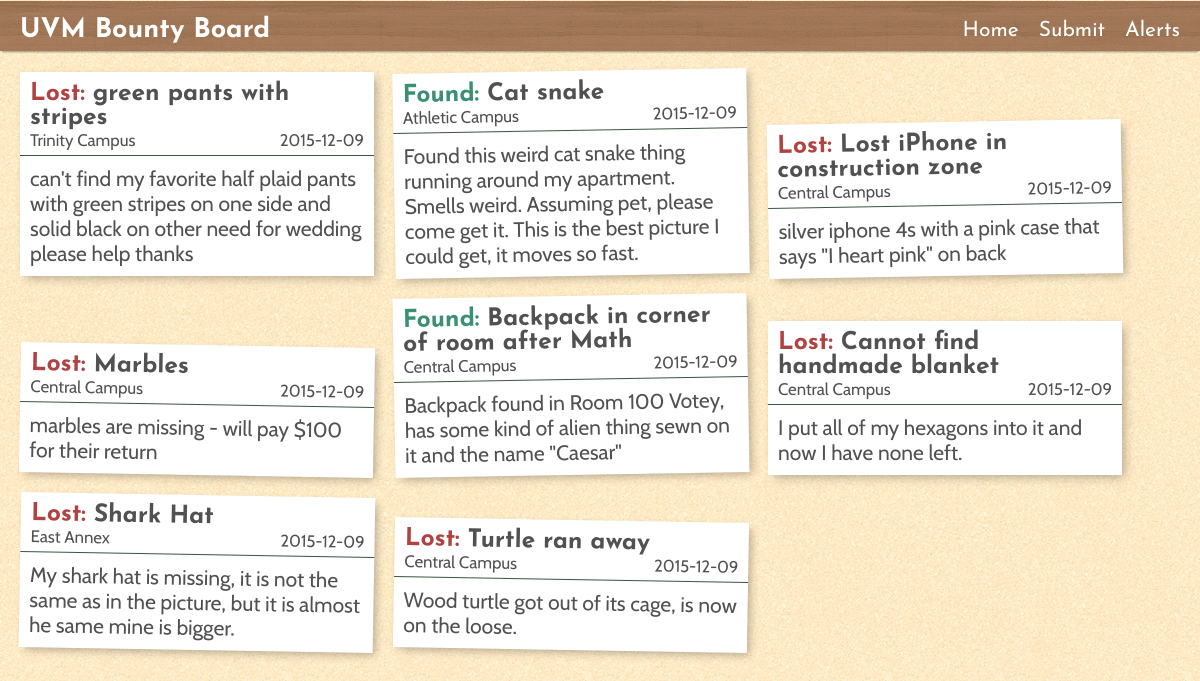
The page / on the database its author committed.
### tables this page shows
CREATE TABLE Items(
	id int NOT NULL AUTO_INCREMENT,
	username varchar(255),
	name varchar(255),
	dateCreated date,
	dateLost date,
	category varchar(255),
	description varchar(255),
	location varchar(255),
	status varchar(7),
	image varchar(255),
	PRIMARY KEY (id),
	FOREIGN KEY (username) REFERENCES Users (username));

### bin/Database.php (called while the page is built, shortened)
<?php
class Database {
    public $db;
    public function __construct($dbUserName, $whichPass, $dbName) {
        $this->db = null;
    }
    private function connect($dbUserName, $whichPass, $dbName) {
        $debugMe = false;
        switch ($whichPass) {
            case "r":
                $dbUserPass = $dbReader;
                break;
            case "w":
                $dbUserPass = $dbWriter;
                break;
        }
        $dsn = 'mysql:host=webdb.uvm.edu;dbname=';
        try {
            if (!$this->db)
                $this->db = new PDO($dsn . $dbName, $dbUserName, $dbUserPass);
            if (!$this->db) {
                if ($debugMe)
                    echo '<p>A You are NOT connected to the database!</p>';
                return 0;
            } else {
                return $this->db;
            }
        } catch (PDOException $e) {
            $error_message = $e->getMessage();
            if ($debugMe)
                echo "<p>A An error occurred while connecting to the database: $error_message </p>";
        }
        return $this->db;
    }
    private function countConditions($query) {
        $andCount = substr_count(strtoupper($query), ' AND ');
        $andCount = $andCount + substr_count(strtoupper($query), ')AND ');
        $andCount = $andCount + substr_count(strtoupper($query), '&&');
        $notCount = substr_count(strtoupper($query), ' NOT ');
        $notCount = $notCount + substr_count(strtoupper($query), ')NOT ');
        $notCount = $notCount + substr_count(strtoupper($query), '!');
        $orCount = substr_count(strtoupper($query), ' OR ');
        $orCount = $orCount + substr_count(strtoupper($query), ')OR ');
        $orCount = $orCount + substr_count(strtoupper($query), '||');
        $xorCount = substr_count(strtoupper($query), ' XOR');
        $conditions = $andCount + $notCount + $orCount + $xorCount;
        return $conditions;
    }
    private function countQuotes($query) {
        $singleCount = substr_count(strtoupper($query), "'");
        $doubleCount = substr_count(strtoupper($query), '"');
        $singleEntityCount = substr_count(strtoupper($query), "#39");
        $doubleEntityCount = substr_count(strtoupper($query), "#34");
        $HTMLentityCount = substr_count(strtoupper($query), "&QUOT");
        $quoteCount = $singleCount + $doubleCount + $singleEntityCount + $doubleEntityCount + $HTMLentityCount;
        return $quoteCount;
    }
    private function countSymbols($query) {
        $ltCount = substr_count(strtoupper($query), '<');
        $gtCount = substr_count(strtoupper($query), '>');
        $symbolCount = $ltCount + $gtCount;
        return $symbolCount;
    }
    private function countWhere($query) {
        $whereCount = substr_count(strtoupper($query), ' WHERE ');
        return $whereCount;
    }
    function sanitizeQuery($query, $spacesAllowed = false, $semiColonAllowed = false) {
        $replaceValue = "Q";
        if (!$semiColonAllowed) {
            $query = str_replace(';', $replaceValue, $query);
        }
        $query = htmlentities($query, ENT_QUOTES);
        $query = str_replace('%20', $replaceValue, $query);
        return $query;
    }
    public function select($query, $values = "", $wheres = 1, $conditions = 0, $quotes = 0, $symbols = 0, $spacesAllowed = false, $semiColonAllowed = false, $fetchStyleAssoc = false) {
        if ($quotes == 0 AND $symbols == 0) {
            $query = $this->sanitizeQuery($query, $spacesAllowed, $semiColonAllowed);
        }
        $statement = $this->db->prepare($query);
        if (is_array($values)) {
            $statement->execute($values);
        } else {
            $statement->execute();
        }
	if ($fetchStyleAssoc)
	    $recordSet = $statement->fetchAll(PDO::FETCH_ASSOC);
	else
	    $recordSet = $statement->fetchAll();
        return $recordSet;
    }
}
?>

### parts/grunt_work.php (called while the page is built)
<?php
	$query = rtrim($query,';');
	$counts = countify($query);
	if(isset($data) and is_array($data)){
		$results = $thisDatabaseReader->select($query, $data, $counts['where'], $counts['condition'], $counts['quote'], $counts['symbol'], false, false, true);
	}else
		$results = $thisDatabaseReader->select($query, "", $counts['where'], $counts['condition'], $counts['quote'], $counts['symbol'], false, false, true);
?>

### bin/countCode.php (called while the page is built)
<?php
function countify($code){
		$code = strtoupper($code);
		$counts = array('where'=>0,'condition'=>0,'quote'=>0,'symbol'=>0);
		$counts['where'] = substr_count($code,'WHERE');
		$conditions = array(' AND ', ' OR ', ' XOR ', ' NOT ', ' && ', ' || ', ' ! ');
		$counts['condition'] = 0;
		foreach($conditions as $condition){$counts['condition'] += substr_count($code,$condition);}
		$quotes = array('"', "'", '#34', '#39', '&QUOT');
		$counts['quote'] = 0;
		foreach($quotes as $quote){$counts['quote'] += substr_count($code,$quote);}
		$counts['symbol'] = substr_count($code,'<') +  substr_count($code,'>');
		return $counts;
}
?>

### index.php (the view, shortened to what this page needs)
<?php include('parts/head.php'); ?>
<body>
<?php require_once('parts/header.php'); ?>
<main>
<?php
	$whitelisted = true;
	$query = 'SELECT * from Items WHERE status<>"closed"';
	if ($whitelisted):
	include('parts/grunt_work.php');
?>
<section class='items-list content'>
	<?php foreach ($results as $row){?>
		<article class='item rotate<?php echo rand(0,2); echo ' '.$row['status'];?>'>
			<a href='item.php?id=<?php echo $row["id"];?>'>
				<h3 class='name title'><?php echo $row['name']; ?></h3>
				<div class='sub'>
					<div class='location'><?php echo $row['location']; ?></div>
					<div class='dateLost'><?php echo $row['dateLost'] ?></div>
				</div>
				<p class='description'><?php echo $row['description'] ?></p>
			</a>
		</article>
	<?php } ?>
</section>
<?php endif; ?>
</main>
</body>
</html>

### parts/head.php (shortened to what this page needs)
<!DOCTYPE HTML PUBLIC "-//W3C//DTD HTML 4.01//EN" "http://www.w3.org/TR/html4/strict.dtd">
<html lang=en>
<head>
	<?php 	require_once( "bin/Database.php");
		require_once("bin/countCode.php"); ?>
        <link rel='stylesheet' type="text/css" href='style/style.css'>
</head>
<?php $username = htmlentities($_SERVER["REMOTE_USER"], ENT_QUOTES, "UTF-8"); $page='';?>
<?php
	$dbUserName = get_current_user() . '_reader';
        $whichPass = "r";
        $dbName = strtoupper(get_current_user()) . '_bountyboard';
        $thisDatabaseReader = new Database($dbUserName, $whichPass, $dbName);
?>

### parts/header.php
<header>
	<div class='center-wrap'>
		<h1>UVM Bounty Board</h1>
		<?php include('parts/nav.php'); ?>
	</div>
</header>

### parts/nav.php (shortened to what this page needs)
<?php
include('parts/grunt_work.php');
$exists = false;
if ($exists):
	$pages = array(
		'index'=> 'Home',
		'form' => 'Submit',
		'manage' => 'Your Items',
		'profile' => 'Profile',
		'alerts' => 'Alerts'
	);
else:
	$pages = array(
		'index'=> 'Home',
		'form' => 'Submit',
		'alerts' => 'Alerts'
	);
endif;
?>
<nav class='main'>
	<ul>
	<?php foreach ($pages as $key => $value){ ?>
		<li <?php if(strcmp($page, $key)==0) echo 'class="active"'; ?>>
			<a href='<?php echo $key; ?>.php'><?php echo $value; ?></a>
		</li>
	<?php } ?>
	</ul>
</nav>

### style/style.css (style rules this page uses)
* { margin:0; padding:0; }
body { font-family: 'Cabin'; display:flex; flex-flow:column; justify-content:space-between; font-size:21px; color:#515152; background: url(cork.png); }
h1, h2, h3, h4 { font-family:'Josefin Sans'; }
header { padding:10px; padding-bottom:0; color:white; background: url(wood.png); box-shadow: 0 3px 2px -2px rgba(0,0,0,0.4); font-family:'Josefin Sans'; }
header .center-wrap { display:flex; flex-flow: row wrap; justify-content: space-between; align-items: center; width:100%; max-width:1200px; margin:auto; }
header h1 { padding:0 10px; display:inline-block; font-size:27px; }
header nav.main ul { padding:10px 0; display:flex; flex-flow:row; list-style:none; }
header nav.main a { padding:10px; color:white; text-decoration: none; }
.content { padding:10px; max-width:1200px; margin:auto; display:flex; flex-flow:column; }
.items-list { list-style:none; flex-flow: row wrap; display:flex; padding:10px; max-width:1200px; margin:auto; align-items:flex-end; }
.items-list .item { margin:10px; max-width:30%; background:white; transition: transform .5s; box-shadow: 4px 4px 10px -2px rgba(0,0,0,0.3); }
.items-list .item a { color: inherit; text-decoration:none; display:block; transition:transform 1s; }
.items-list .item .title { font-family:Josefin Sans; padding:10px 10px 0 10px; }
.items-list .item.Lost .title:before { content:'Lost: '; color:#B14242; }
.items-list .item.Found .title:before { content:'Found: '; color:#3B9071; }
.items-list .item .sub { font-size:.8em; display: flex; flex-flow: row wrap; justify-content: space-between; border-bottom: #3A563D solid 1px; padding:0 10px 5px 10px; }
.items-list .item .sub .location { padding-right:20px; }
.items-list .description { padding:10px; }
.rotate1 { transform: rotate(-1deg); }
.rotate2 { transform: rotate(1deg); }

### rows shown on the page
items: name "green pants with stripes", location "Trinity Campus", dateLost "2015-12-09", description "can't find my favorite half plaid pants with green stripes on one side and solid black on other need for wedding please help thanks"
items: name "Cat snake", location "Athletic Campus", dateLost "2015-12-09", description "Found this weird cat snake thing running around my apartment. Smells weird. Assuming pet, please come get it. This is the best picture I could get, it moves so fast."
items: name "Lost iPhone in construction zone", location "Central Campus", dateLost "2015-12-09", description "silver iphone 4s with a pink case that says \"I heart pink\" on back"
items: name "Marbles", location "Central Campus", dateLost "2015-12-09", description "marbles are missing - will pay $100 for their return"
items: name "Backpack in corner of room after Math", location "Central Campus", dateLost "2015-12-09", description "Backpack found in Room 100 Votey, has some kind of alien thing sewn on it and the name \"Caesar\""
items: name "Cannot find handmade blanket", location "Central Campus", dateLost "2015-12-09", description "I put all of my hexagons into it and now I have none left."
items: name "Shark Hat", location "East Annex", dateLost "2015-12-09", description "My shark hat is missing, it is not the same as in the picture, but it is almost he same mine is bigger."
items: name "Turtle ran away", location "Central Campus", dateLost "2015-12-09", description "Wood turtle got out of its cage, is now on the loose."

### other values the page prints
$value "Home"
$value "Submit"
$value "Alerts"
